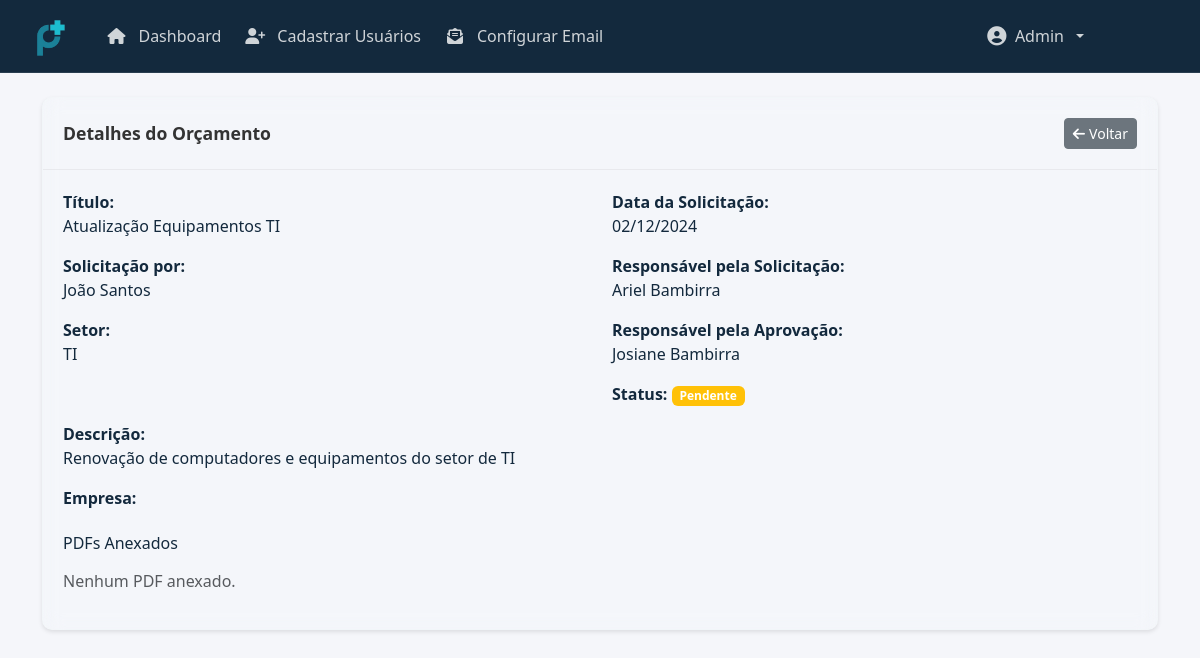
/budget/2 (signed in), run on the app's committed database.
### models.py (models this page shows, shortened)
class User(UserMixin, db.Model):
    id = db.Column(db.Integer, primary_key=True)
    name = db.Column(db.String(100), nullable=False)
    email = db.Column(db.String(120), unique=True, nullable=False)
    password = db.Column(db.String(200), nullable=False)
    contact = db.Column(db.String(20))
    role = db.Column(db.String(20), nullable=False)  # 'administrador', 'aprovador', 'solicitante'
    is_active = db.Column(db.Boolean, default=True)
    budgets_requested = db.relationship('Budget', backref='solicitante', lazy=True, foreign_keys='Budget.solicitante_id')
    budgets_approved = db.relationship('Budget', backref='aprovador', lazy=True, foreign_keys='Budget.aprovador_id')

class Budget(db.Model):
    id = db.Column(db.Integer, primary_key=True)
    title = db.Column(db.String(100), nullable=False)
    description = db.Column(db.Text, nullable=False)
    requested_name = db.Column(db.String(100), nullable=False)  # Nome do Cadastrador
    solicitado = db.Column(db.String(100), nullable=False)  # Nome do Solicitante
    sector = db.Column(db.String(100), nullable=False)  # Setor (antigo agency)
    status = db.Column(db.String(20), default='pendente')
    request_date = db.Column(db.DateTime, default=datetime.utcnow)
    solicitante_id = db.Column(db.Integer, db.ForeignKey('user.id'), nullable=False)
    aprovador_id = db.Column(db.Integer, db.ForeignKey('user.id'), nullable=False)
    companies = db.relationship('Company', backref='budget', lazy=True, cascade='all, delete-orphan')

### routes.py (the view)
@app.route('/budget/<int:id>')
@login_required
def view_budget(id):
    budget = Budget.query.get_or_404(id)
    if current_user.role == 'aprovador' and budget.aprovador_id != current_user.id:
        flash('Você só pode visualizar orçamentos designados a você', 'danger')
        return redirect(url_for('dashboard'))
    if current_user.role == 'solicitante' and budget.solicitante_id != current_user.id:
        flash('Você só pode visualizar seus próprios orçamentos', 'danger')
        return redirect(url_for('dashboard'))
    return render_template('view_budget.html', budget=budget)

### app.py (called while the page is built)
def create_app():
    app = Flask(__name__)
    app.config.from_object(Config)
    if not os.path.exists(app.config['UPLOAD_FOLDER']):
        os.makedirs(app.config['UPLOAD_FOLDER'])
    db.init_app(app)
    login_manager.init_app(app)
    mail.init_app(app)
    migrate.init_app(app, db)
    csrf.init_app(app)
    login_manager.login_view = 'login'
    @login_manager.user_loader
    def load_user(user_id):
        from models import User
        return User.query.get(int(user_id))
    return app

### templates/view_budget.html (shortened to what this page needs)
{% extends "base.html" %}
{% block content %}
<div class="container mt-4">
    <div class="card">
        <div class="card-header d-flex justify-content-between align-items-center">
            <h5 class="mb-0">Detalhes do Orçamento</h5>
            <a href="{{ url_for('dashboard') }}" class="btn btn-secondary btn-sm">
                <i class="fas fa-arrow-left me-1"></i>Voltar
            </a>
        </div>
        <div class="card-body">
            <div class="row">
                <div class="col-md-6">
                    <div class="mb-3">
                        <label class="fw-bold">Título:</label>
                        <p>{{ budget.title }}</p>
                    </div>
                    <div class="mb-3">
                        <label class="fw-bold">Solicitação por:</label>
                        <p>{{ budget.solicitado }}</p>
                    </div>
                    <div class="mb-3">
                        <label class="fw-bold">Setor:</label>
                        <p>{{ budget.sector }}</p>
                    </div>
                </div>
                <div class="col-md-6">
                    <div class="mb-3">
                        <label class="fw-bold">Data da Solicitação:</label>
                        <p>{{ budget.request_date.strftime('%d/%m/%Y') }}</p>
                    </div>
                    <div class="mb-3">
                        <label class="fw-bold">Responsável pela Solicitação:</label>
                        <p>{{ budget.solicitante.name }}</p>
                    </div>
                    <div class="mb-3">
                        <label class="fw-bold">Responsável pela Aprovação:</label>
                        <p>{{ budget.aprovador.name }}</p>
                    </div>
                    <div class="mb-3">
                        <label class="fw-bold">Status:</label>
                        <span class="badge {% if budget.status == 'pendente' %}bg-warning
                                   {% elif budget.status == 'aprovado' %}bg-success
                                   {% else %}bg-danger{% endif %}">
                            {{ budget.status|title }}
                        </span>
                    </div>
                </div>
            </div>
            <div class="mb-3">
                <label class="fw-bold">Descrição:</label>
                <p>{{ budget.description }}</p>
            </div>
            <div class="mb-3">
                <label class="fw-bold">Empresa:</label>
            </div>
            <div class="row mt-4">
                <div class="col-12">
                    <h6 class="mb-3">PDFs Anexados</h6>
                    {% if budget.pdfs %}
                    <div class="list-group">
                        {% for pdf in budget.pdfs %}
                        <div class="list-group-item list-group-item-action d-flex justify-content-between align-items-center">
                            <div>
                                <i class="fas fa-file-pdf text-danger me-2"></i>
                                {{ pdf.filename }}
                            </div>
                            <a href="{{ url_for('download_pdf', budget_id=budget.id, pdf_id=pdf.id) }}"
                               class="btn btn-sm btn-primary">
                                <i class="fas fa-download me-1"></i>Download
                            </a>
                        </div>
                        {% endfor %}
                    </div>
                    {% else %}
                    <p class="text-muted">Nenhum PDF anexado.</p>
                    {% endif %}
                </div>
            </div>
        </div>
    </div>
</div>
{% endblock %}

### templates/base.html (shortened to what this page needs)
<!DOCTYPE html>
<html lang="pt-br">
<head>
    <link href="https://cdn.jsdelivr.net/npm/bootstrap@5.3.0/dist/css/bootstrap.min.css" rel="stylesheet">
    <link href="https://cdnjs.cloudflare.com/ajax/libs/font-awesome/6.4.0/css/all.min.css" rel="stylesheet">
    <link href="{{ url_for('static', filename='css/base.css') }}" rel="stylesheet">
</head>
<body>
    <div class="toast-container position-fixed top-0 end-0 p-3">
    </div>
    <div class="content-wrapper">
        {% if not request.endpoint == 'login' and not request.endpoint == 'reset_password_request' and not request.endpoint == 'reset_password' %}
        <nav class="navbar navbar-expand-lg">
            <div class="container-fluid">
                <a class="navbar-brand" href="{{ url_for('dashboard') }}">
                    <img src="{{ url_for('static', filename='img/logo-planeje.png') }}" alt="Logo Planeje+" height="40">
                </a>
                <div class="collapse navbar-collapse" id="navbarNav">
                    {% if current_user.is_authenticated %}
                    <ul class="navbar-nav me-auto">
                        <li class="nav-item">
                            <a class="nav-link {% if request.endpoint == 'dashboard' %}active{% endif %}" href="{{ url_for('dashboard') }}">
                                <i class="fas fa-home me-1"></i>Dashboard
                            </a>
                        </li>
                        {% if current_user.role == 'administrador' %}
                        <li class="nav-item">
                            <a class="nav-link {% if request.endpoint == 'register' %}active{% endif %}" href="{{ url_for('register') }}">
                                <i class="fas fa-user-plus me-1"></i>Cadastrar Usuários
                            </a>
                        </li>
                        <li class="nav-item">
                            <a class="nav-link {% if request.endpoint == 'email_config' %}active{% endif %}" href="{{ url_for('email_config') }}">
                                <i class="fas fa-envelope-open-text me-1"></i>Configurar Email
                            </a>
                        </li>
                        {% endif %}
                    </ul>
                    <div class="header-user-menu">
                        <ul class="navbar-nav">
                            <li class="nav-item dropdown">
                                <a class="nav-link dropdown-toggle user-menu" href="#"
                                   id="userDropdown" role="button"
                                   data-bs-toggle="dropdown">
                                    <i class="fas fa-user-circle"></i>
                                    <span>{{ current_user.name }}</span>
                                </a>
                            </li>
                        </ul>
                    </div>
                    {% endif %}
                </div>
            </div>
        </nav>
        {% endif %}
        {% block content %}{% endblock %}
    </div>
</body>
</html>

### static/css/base.css (style rules this page uses)
:root { --primary-color: #0066b3; --primary-dark: #005294; --primary-light: #e6f3ff; --success-color: #43A047; --warning-color: #FFA000; --danger-color: #E53935; --text-primary: #333333; --text-secondary: #666666; --background-main: #f5f6fa; --background-dark: #1e2632; --border-color: #e0e0e0; }
body { background-color: var(--background-main); color: var(--text-primary); min-height: 100vh; transition: background-color 0.3s ease, color 0.3s ease; }
.card { border: none; box-shadow: 0 2px 4px rgba(0,0,0,0.1); border-radius: 10px; background: white; margin-bottom: 1.5rem; transition: all 0.3s ease; border: 1px solid rgba(0,0,0,0.1); }
.card-header { background-color: transparent; border-bottom: 1px solid rgba(0,0,0,0.05); padding: 1.25rem; border-radius: 10px 10px 0 0; }
.card-header h5 { color: var(--text-primary); font-weight: 600; font-size: 1.1rem; margin: 0; }
.card-body { padding: 1.25rem; }
.navbar { background-color: #1e2632 !important; padding: 1rem; border-bottom: 1px solid rgba(255, 255, 255, 0.1); }
.navbar-brand img { height: 40px; }
.navbar-brand { padding: 0; margin-right: 2rem; }
.navbar-nav { margin-right: 30px; }
.navbar-nav .nav-item { margin-right: 20px; }
.navbar-nav .nav-link { padding: 8px 15px; }
.header-user-menu { margin-left: auto; padding-right: 30px; }
.header-user-menu .nav-link { display: flex; align-items: center; gap: 8px; }
.navbar .nav-link { color: rgba(255, 255, 255, 0.8) !important; font-weight: 500; display: flex; align-items: center; gap: 8px; padding: 8px 16px; border-radius: 6px; transition: all 0.3s ease; }
.navbar .nav-link i { font-size: 16px; width: 20px; text-align: center; }
.navbar .nav-item:not(:last-child) { margin-right: 8px; }
.header-user-menu .nav-link { display: flex; align-items: center; gap: 0.5rem; padding: 0.5rem 1rem; }
.header-user-menu .nav-link i { font-size: 1.2rem; }
.header-user-menu { display: flex; align-items: center; }

### templates/base.html (style rules this page uses)
:root { --color-dark: #13293d; --color-primary: #006494; --color-secondary: #247ba0; --color-accent: #1b98e0; --color-light: #e8f1f2; --bs-primary: var(--color-primary); --bs-primary-rgb: 0, 100, 148; --bs-secondary: var(--color-secondary); --bs-secondary-rgb: 36, 123, 160; --bs-body-color: var(--color-dark); --bs-body-bg: var(--color-light); --bs-link-color: var(--color-accent); --bs-link-hover-color: var(--color-secondary); --transition-speed: 0.3s; }
.navbar { background-color: var(--color-dark) !important; border-bottom: 1px solid rgba(232, 241, 242, 0.1); }
.card { background-color: rgba(232, 241, 242, 0.05); border: 1px solid rgba(232, 241, 242, 0.1); backdrop-filter: blur(10px); }
body { font-family: 'Segoe UI', system-ui, -apple-system, sans-serif; transition: background-color var(--transition-speed), color var(--transition-speed); }
.content-wrapper { flex: 1 0 auto; display: flex; flex-direction: column; }

### data on the page
User: name "Admin"
Budget: title "Atualização Equipamentos TI", solicitado "João Santos", sector "TI", request_date "02/12/2024", status "Pendente", description "Renovação de computadores e equipamentos do setor de TI"
User: solicitante.name "Ariel Bambirra"
User: aprovador.name "Josiane Bambirra"
